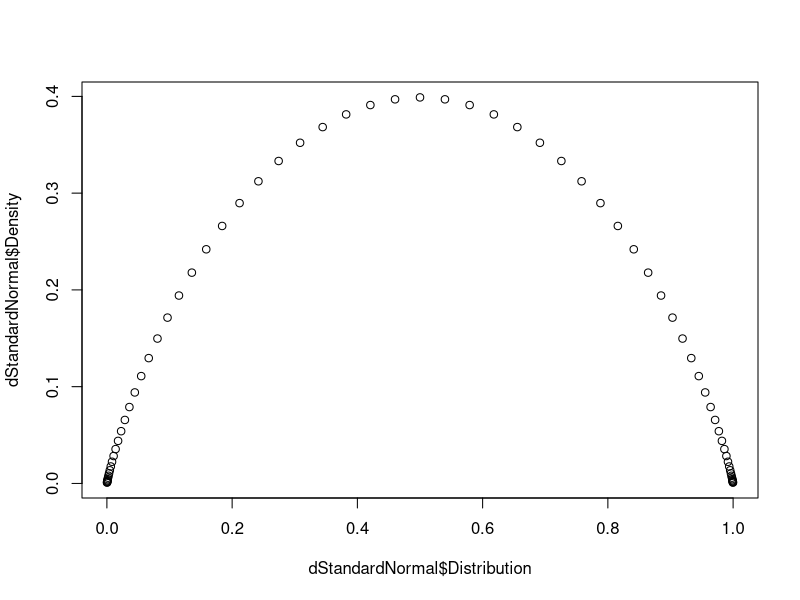
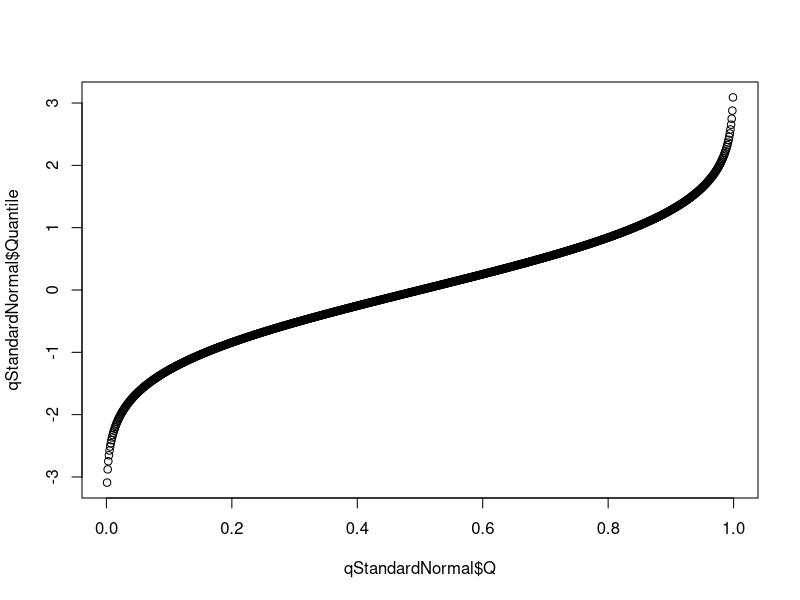

The R source for these figures, in order:
# Author: Emmanuel Ndubuisi, Date: Apr 4, 2022, Purpose: Generate dnorm(), pnorm(), and qnorm() distribution plots

# Generate some dummy data with a function seq
z<-seq(-3.5,3.5,0.1)  
q<-seq(0.001,0.999,0.001) 

dStandardNormal <- data.frame(Z=z, Density=dnorm(z, mean=0, sd=1), Distribution=pnorm(z, mean=0, sd=1))  

qStandardNormal <- data.frame(Q=q, Quantile=qnorm(q, mean=0, sd=1))  

plot(dStandardNormal$Distribution, dStandardNormal$Density)

plot(qStandardNormal$Q, qStandardNormal$Quantile)
